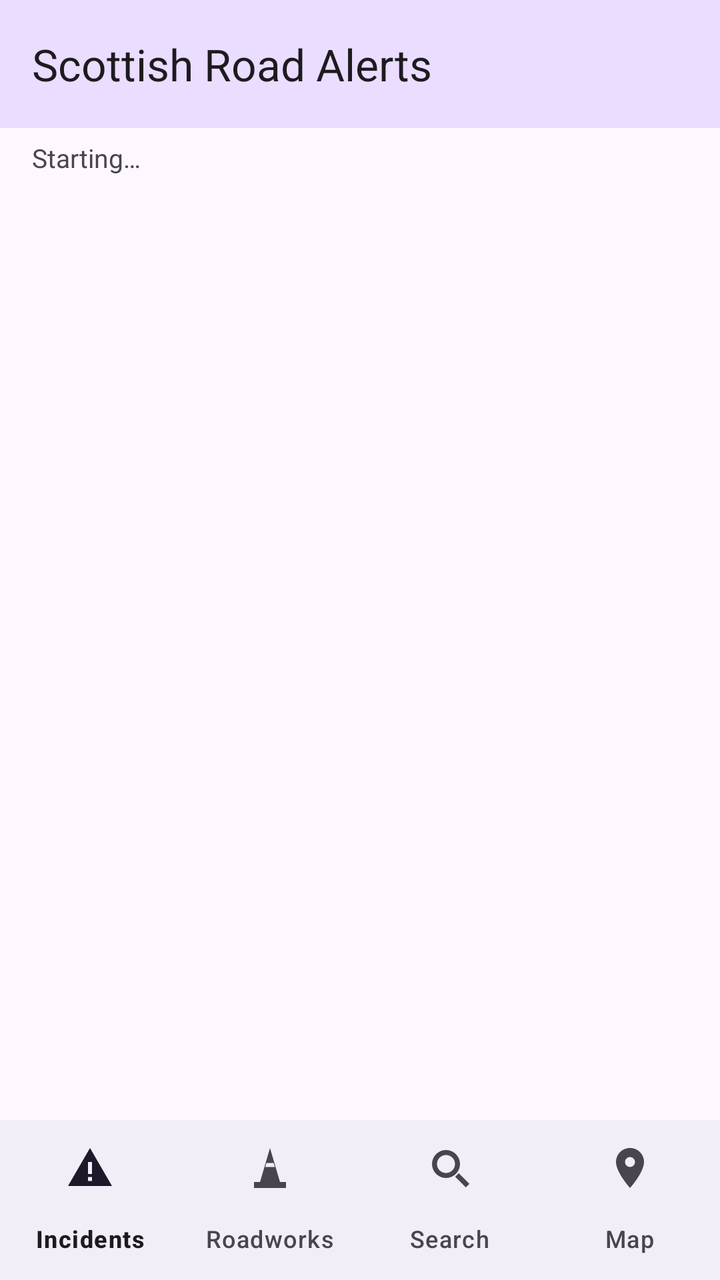
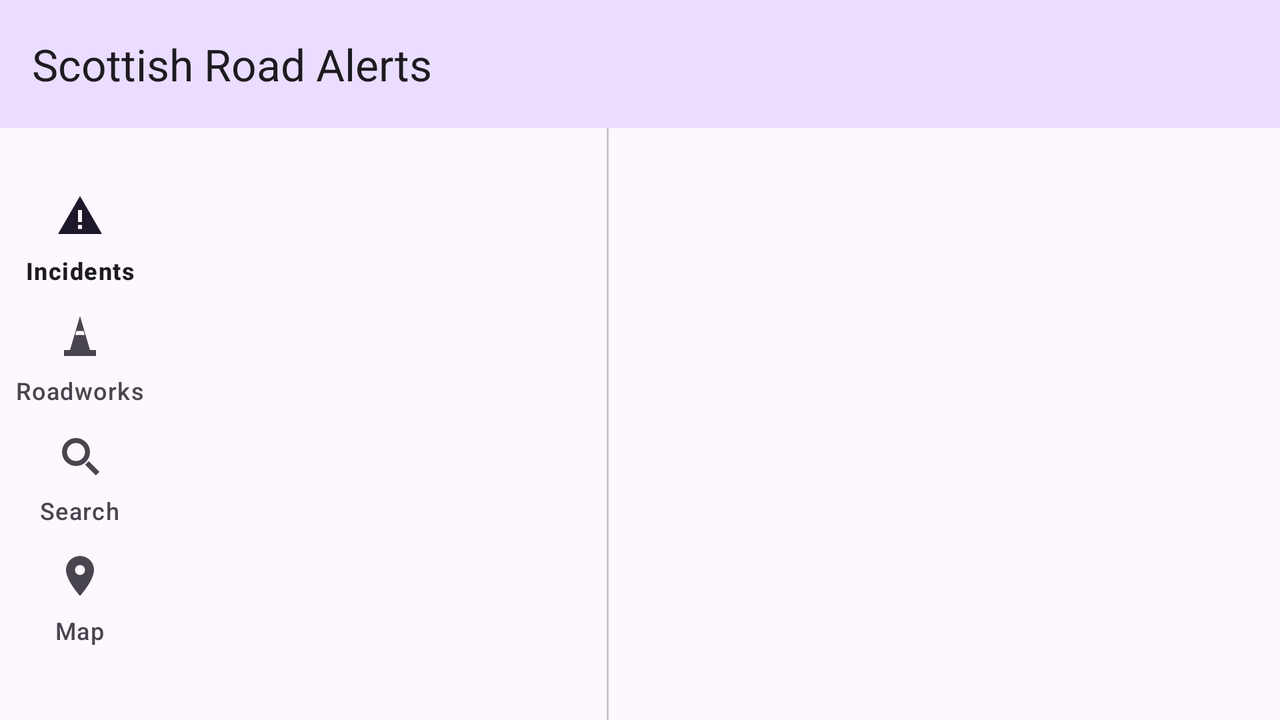

Two renders of one Android screen. The first uses the default layout on a phone; the second uses the alternative layout the repository ships for a different screen configuration, on a matching device. The two XML files are below.
<!-- AndroidManifest.xml: application theme Theme.Ahmad_Haziq_S2337383 -->
<!-- res/layout/activity_main.xml -->
<?xml version="1.0" encoding="utf-8"?>
<LinearLayout xmlns:android="http://schemas.android.com/apk/res/android"
    xmlns:app="http://schemas.android.com/apk/res-auto"
    xmlns:tools="http://schemas.android.com/tools"
    android:id="@+id/main"
    android:layout_width="match_parent"
    android:layout_height="match_parent"
    android:orientation="vertical"
    tools:context=".MainActivity">

    <com.google.android.material.appbar.MaterialToolbar
        android:id="@+id/toolbar"
        android:layout_width="match_parent"
        android:layout_height="?attr/actionBarSize"
        android:background="?attr/colorPrimaryContainer"
        app:title="@string/app_title" />

    <TextView
        android:id="@+id/statusText"
        android:layout_width="match_parent"
        android:layout_height="wrap_content"
        android:paddingStart="16dp"
        android:paddingTop="6dp"
        android:paddingEnd="16dp"
        android:paddingBottom="6dp"
        android:textSize="13sp"
        android:text="@string/status_starting" />

    <FrameLayout
        android:layout_width="match_parent"
        android:layout_height="0dp"
        android:layout_weight="1">

        <FrameLayout
            android:id="@+id/main_container"
            android:layout_width="match_parent"
            android:layout_height="match_parent" />

        <FrameLayout
            android:id="@+id/detail_container"
            android:layout_width="match_parent"
            android:layout_height="match_parent"
            android:background="?android:attr/colorBackground"
            android:clickable="true"
            android:focusable="true"
            android:visibility="gone" />
    </FrameLayout>

    <com.google.android.material.bottomnavigation.BottomNavigationView
        android:id="@+id/nav_view"
        android:layout_width="match_parent"
        android:layout_height="wrap_content"
        app:labelVisibilityMode="labeled"
        app:menu="@menu/nav_menu" />
</LinearLayout>
<!-- resources referenced by this layout -->
<resources>
  <string name="app_title">Scottish Road Alerts</string>
  <string name="status_starting">Starting…</string>
  <style name="Theme.Ahmad_Haziq_S2337383" parent="Base.Theme.Ahmad_Haziq_S2337383" />
  <style name="Base.Theme.Ahmad_Haziq_S2337383" parent="Theme.Material3.DayNight.NoActionBar">
          
          
      </style>
</resources>
<!-- res/layout-land/activity_main.xml (the repository's variant of the layout above) -->
<!-- drawn on the phone turned sideways -->
<?xml version="1.0" encoding="utf-8"?>
<LinearLayout xmlns:android="http://schemas.android.com/apk/res/android"
    xmlns:app="http://schemas.android.com/apk/res-auto"
    xmlns:tools="http://schemas.android.com/tools"
    android:id="@+id/main"
    android:layout_width="match_parent"
    android:layout_height="match_parent"
    android:orientation="vertical"
    tools:context=".MainActivity">

    <com.google.android.material.appbar.MaterialToolbar
        android:id="@+id/toolbar"
        android:layout_width="match_parent"
        android:layout_height="?attr/actionBarSize"
        android:background="?attr/colorPrimaryContainer"
        app:subtitleTextAppearance="@style/TextAppearance.Material3.BodySmall"
        app:title="@string/app_title" />

    <LinearLayout
        android:layout_width="match_parent"
        android:layout_height="0dp"
        android:layout_weight="1"
        android:orientation="horizontal">

        <com.google.android.material.navigationrail.NavigationRailView
            android:id="@+id/nav_view"
            android:layout_width="wrap_content"
            android:layout_height="match_parent"
            app:labelVisibilityMode="labeled"
            app:menu="@menu/nav_menu"
            app:menuGravity="center" />

        <FrameLayout
            android:id="@+id/main_container"
            android:layout_width="0dp"
            android:layout_height="match_parent"
            android:layout_weight="2" />

        <View
            android:layout_width="1dp"
            android:layout_height="match_parent"
            android:background="?attr/colorOutlineVariant" />

        <FrameLayout
            android:id="@+id/detail_container"
            android:layout_width="0dp"
            android:layout_height="match_parent"
            android:layout_weight="3" />
    </LinearLayout>
</LinearLayout>
<!-- resources referenced by the variant -->
<!-- as the phone turned sideways resolves them -->
<resources>
  <string name="app_title">Scottish Road Alerts</string>
  <style name="Theme.Ahmad_Haziq_S2337383" parent="Base.Theme.Ahmad_Haziq_S2337383" />
  <style name="Base.Theme.Ahmad_Haziq_S2337383" parent="Theme.Material3.DayNight.NoActionBar">
          
          
      </style>
</resources>
